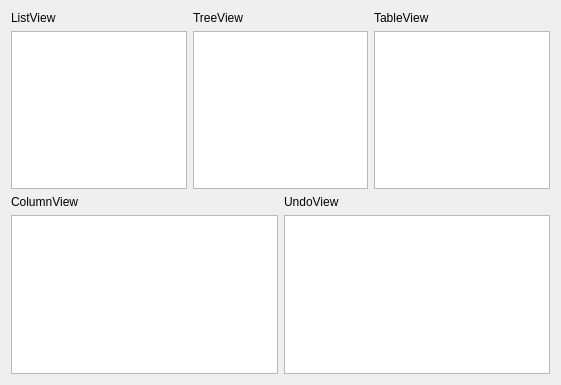
<?xml version="1.0" encoding="UTF-8"?>
<ui version="4.0">
 <class>FormItemViews</class>
 <widget class="QWidget" name="FormItemViews">
  <property name="geometry">
   <rect>
    <x>0</x>
    <y>0</y>
    <width>561</width>
    <height>385</height>
   </rect>
  </property>
  <property name="windowTitle">
   <string>Form</string>
  </property>
  <layout class="QGridLayout" name="gridLayout_8">
   <item row="0" column="0">
    <layout class="QGridLayout" name="gridLayout_7">
     <item row="0" column="0">
      <layout class="QGridLayout" name="gridLayout">
       <item row="0" column="0">
        <widget class="QLabel" name="label">
         <property name="text">
          <string>ListView</string>
         </property>
        </widget>
       </item>
       <item row="1" column="0">
        <widget class="QListView" name="listView"/>
       </item>
      </layout>
     </item>
     <item row="0" column="1">
      <layout class="QGridLayout" name="gridLayout_2">
       <item row="0" column="0">
        <widget class="QLabel" name="label_2">
         <property name="text">
          <string>TreeView</string>
         </property>
        </widget>
       </item>
       <item row="1" column="0">
        <widget class="QTreeView" name="treeView"/>
       </item>
      </layout>
     </item>
     <item row="0" column="2">
      <layout class="QGridLayout" name="gridLayout_3">
       <item row="0" column="0">
        <widget class="QLabel" name="label_3">
         <property name="text">
          <string>TableView</string>
         </property>
        </widget>
       </item>
       <item row="1" column="0">
        <widget class="QTableView" name="tableView"/>
       </item>
      </layout>
     </item>
    </layout>
   </item>
   <item row="1" column="0">
    <layout class="QGridLayout" name="gridLayout_6">
     <item row="0" column="0">
      <layout class="QGridLayout" name="gridLayout_4">
       <item row="0" column="0">
        <widget class="QLabel" name="label_4">
         <property name="text">
          <string>ColumnView</string>
         </property>
        </widget>
       </item>
       <item row="1" column="0">
        <widget class="QColumnView" name="columnView"/>
       </item>
      </layout>
     </item>
     <item row="0" column="1">
      <layout class="QGridLayout" name="gridLayout_5">
       <item row="0" column="0">
        <widget class="QLabel" name="label_5">
         <property name="text">
          <string>UndoView</string>
         </property>
        </widget>
       </item>
       <item row="1" column="0">
        <widget class="QUndoView" name="undoView"/>
       </item>
      </layout>
     </item>
    </layout>
   </item>
  </layout>
 </widget>
 <resources/>
 <connections/>
</ui>
